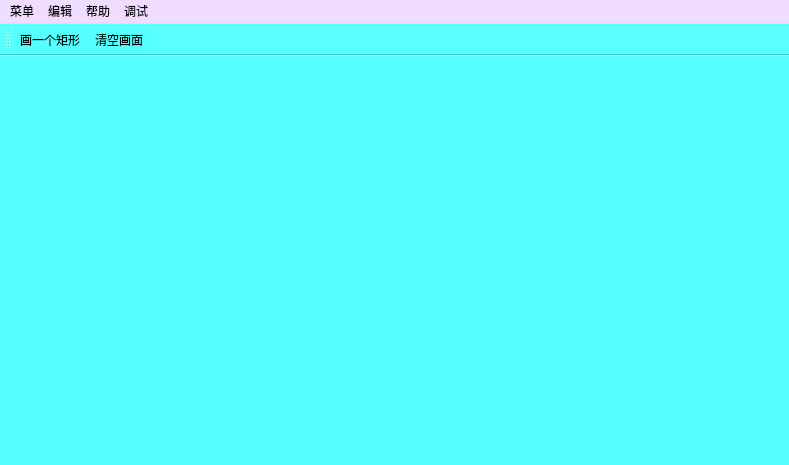
<?xml version="1.0" encoding="UTF-8"?>
<ui version="4.0">
 <class>MainWindow</class>
 <widget class="QMainWindow" name="MainWindow">
  <property name="geometry">
   <rect>
    <x>0</x>
    <y>0</y>
    <width>789</width>
    <height>465</height>
   </rect>
  </property>
  <property name="windowTitle">
   <string>MainWindow</string>
  </property>
  <property name="styleSheet">
   <string notr="true">QWidget{
	background-color: rgb(85, 255, 255);
	color: rgb(0, 0, 0);
	font: 9pt &quot;等线&quot;;
}

QMenuBar{
	
	background-color: rgb(240, 220, 255);
}</string>
  </property>
  <widget class="QWidget" name="centralwidget">
   <property name="styleSheet">
    <string notr="true"/>
   </property>
  </widget>
  <widget class="QMenuBar" name="menubar">
   <property name="geometry">
    <rect>
     <x>0</x>
     <y>0</y>
     <width>789</width>
     <height>18</height>
    </rect>
   </property>
   <widget class="QMenu" name="menu">
    <property name="title">
     <string>菜单</string>
    </property>
   </widget>
   <widget class="QMenu" name="menu_2">
    <property name="title">
     <string>编辑</string>
    </property>
   </widget>
   <widget class="QMenu" name="menu_3">
    <property name="title">
     <string>帮助</string>
    </property>
   </widget>
   <widget class="QMenu" name="menu_4">
    <property name="title">
     <string>调试</string>
    </property>
   </widget>
   <addaction name="menu"/>
   <addaction name="menu_2"/>
   <addaction name="menu_3"/>
   <addaction name="menu_4"/>
  </widget>
  <widget class="QStatusBar" name="statusbar"/>
  <widget class="QToolBar" name="toolBar">
   <property name="windowTitle">
    <string>toolBar</string>
   </property>
   <attribute name="toolBarArea">
    <enum>TopToolBarArea</enum>
   </attribute>
   <attribute name="toolBarBreak">
    <bool>false</bool>
   </attribute>
   <addaction name="actiondraw"/>
   <addaction name="actionclear"/>
  </widget>
  <action name="actiondraw">
   <property name="text">
    <string>画一个矩形</string>
   </property>
   <property name="toolTip">
    <string>画一个矩形</string>
   </property>
   <property name="menuRole">
    <enum>QAction::MenuRole::NoRole</enum>
   </property>
  </action>
  <action name="actionclear">
   <property name="text">
    <string>清空画面</string>
   </property>
   <property name="menuRole">
    <enum>QAction::MenuRole::NoRole</enum>
   </property>
  </action>
 </widget>
 <resources/>
 <connections/>
</ui>
